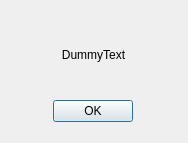
<?xml version="1.0" encoding="UTF-8"?>
<ui version="4.0">
 <class>confirmationWindow</class>
 <widget class="QDialog" name="confirmationWindow">
  <property name="geometry">
   <rect>
    <x>0</x>
    <y>0</y>
    <width>188</width>
    <height>143</height>
   </rect>
  </property>
  <property name="windowTitle">
   <string>Dialog</string>
  </property>
  <widget class="QLabel" name="label_message">
   <property name="geometry">
    <rect>
     <x>8</x>
     <y>30</y>
     <width>171</width>
     <height>51</height>
    </rect>
   </property>
   <property name="text">
    <string>&lt;html&gt;&lt;head/&gt;&lt;body&gt;&lt;p align=&quot;center&quot;&gt;DummyText&lt;/p&gt;&lt;/body&gt;&lt;/html&gt;</string>
   </property>
  </widget>
  <widget class="QPushButton" name="pushButton">
   <property name="geometry">
    <rect>
     <x>53</x>
     <y>100</y>
     <width>80</width>
     <height>22</height>
    </rect>
   </property>
   <property name="text">
    <string>OK</string>
   </property>
  </widget>
 </widget>
 <resources/>
 <connections/>
</ui>
